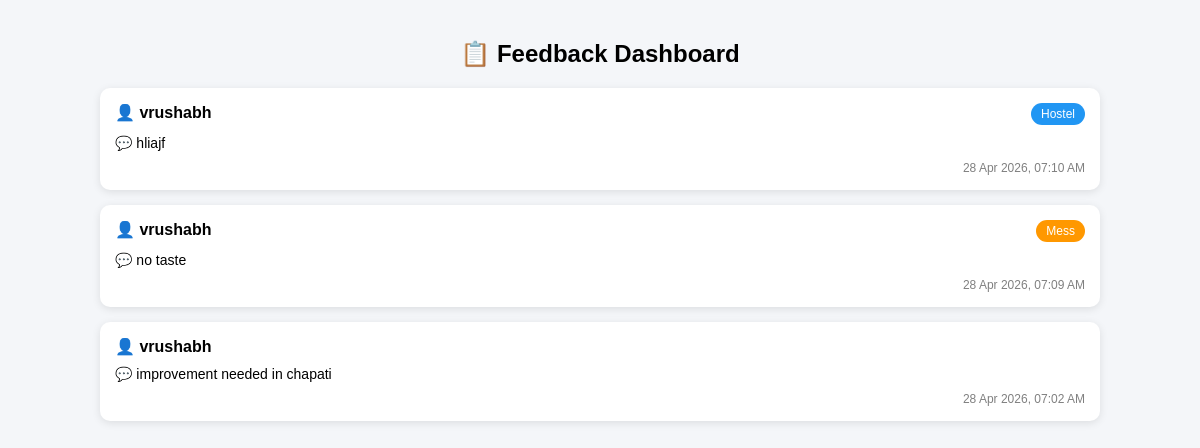
The page /feedback_admin/ (signed in) on the database its author committed.
### hostel/models.py (models this page shows, shortened)
class Feedback(models.Model):
    FEEDBACK_TYPE = [
        ('Mess', 'Mess'),
        ('Hostel', 'Hostel'),
    ]
    user = models.ForeignKey(User, on_delete=models.CASCADE, related_name="feedbacks")
    type = models.CharField(max_length=20, choices=FEEDBACK_TYPE)
    message = models.TextField()
    created_at = models.DateTimeField(auto_now_add=True)
    class Meta:
        ordering = ['-created_at']

### hostel/views.py (the view)
# urls.py: path('feedback_admin/', views.feedback_admin, name='feedback_admin'),
@login_required
def feedback_admin(request):
    feedbacks = Feedback.objects.select_related('user').all().order_by('-created_at')
    return render(request, 'feedback_admin.html', {'feedbacks': feedbacks})

### hostel/templates/feedback_admin.html (shortened to what this page needs)
{% load static %}
<!DOCTYPE html>
<html>
<head>
</head>
<body>
<h2>📋 Feedback Dashboard</h2>
<div class="container">
    {% for fb in feedbacks %}
    <div class="card">
        <div class="top">
            <div class="student">
                👤 {{ fb.user.username }}
            </div>
            <div class="type {{ fb.type }}">
                {{ fb.type }}
            </div>
        </div>
        <div class="message">
            💬 {{ fb.message }}
        </div>
        <div class="date">
            {{ fb.created_at|date:"d M Y, h:i A" }}
        </div>
    </div>
    {% empty %}
        <p class="empty">No feedback submitted yet</p>
    {% endfor %}
</div>
</body>
</html>

### hostel/templates/feedback_admin.html (style rules this page uses)
body { font-family: Arial, sans-serif; background: #f4f6f9; margin: 0; padding: 20px; }
h2 { text-align: center; margin-bottom: 20px; }
.container { max-width: 1000px; margin: auto; }
.card { background: #fff; padding: 15px; margin-bottom: 15px; border-radius: 10px; box-shadow: 0 2px 8px rgba(0,0,0,0.1); transition: 0.2s; }
.top { display: flex; justify-content: space-between; margin-bottom: 10px; }
.student { font-weight: bold; font-size: 16px; }
.type { padding: 4px 10px; border-radius: 20px; font-size: 12px; color: white; }
.Mess { background: #ff9800; }
.Hostel { background: #2196f3; }
.message { margin: 10px 0; font-size: 14px; }
.date { font-size: 12px; color: gray; text-align: right; }

### rows shown on the page
Feedback: user.username "vrushabh", type "Hostel", message "hliajf", created_at "28 Apr 2026, 07:10 AM"
Feedback: user.username "vrushabh", type "Mess", message "no taste", created_at "28 Apr 2026, 07:09 AM"
Feedback: user.username "vrushabh", message "improvement needed in chapati", created_at "28 Apr 2026, 07:02 AM"
